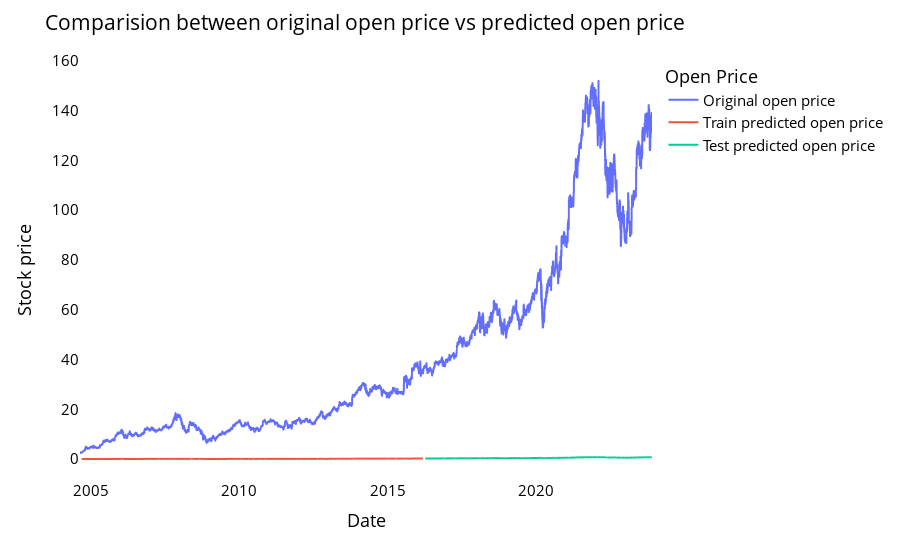

The cell this chart's notebook holds for it:
### Code cell
plotdf = pd.DataFrame({'Date': pred_open['Date'],
                       'original_open': pred_open['Open'],
                      'train_predicted_open': trainPredictPlot.reshape(1,-1)[0].tolist(),
                      'test_predicted_open': testPredictPlot.reshape(1,-1)[0].tolist()})

fig = xp.line(plotdf,x=plotdf['Date'], y=[plotdf['original_open'],plotdf['train_predicted_open'],
                                          plotdf['test_predicted_open']],
              labels={'value':'Stock price','date': 'Date'})

fig.update_layout(title_text='Comparision between original open price vs predicted open price',
                  plot_bgcolor='white', font_size=15, font_color='black', legend_title_text='Open Price')
fig.for_each_trace(lambda t:  t.update(name = next(names)))

fig.update_xaxes(showgrid=False)
fig.update_yaxes(showgrid=False)
fig.show()

### Figure 1 — Plotly figure (JSON) as saved in the notebook; plotly's stock layout.template omitted (floating-point values rounded to 4 significant figures; data arrays with more than 128 entries replaced by an {"elided": "..."} marker saying what was removed)
{"data": [{"hovertemplate": "variable=original_open<br>Date=%{x}<br>Stock price=%{y}<extra></extra>", "legendgroup": "original_open", "line": {"color": "#636efa", "dash": "solid"}, "marker": {"symbol": "circle"}, "mode": "lines", "name": "Original open price", "showlegend": true, "type": "scattergl", "x": {"elided": "4850 str values"}, "xaxis": "x", "y": {"elided": "4850 float values"}, "yaxis": "y"}, {"hovertemplate": "variable=train_predicted_open<br>Date=%{x}<br>Stock price=%{y}<extra></extra>", "legendgroup": "train_predicted_open", "line": {"color": "#EF553B", "dash": "solid"}, "marker": {"symbol": "circle"}, "mode": "lines", "name": "Train predicted open price", "showlegend": true, "type": "scattergl", "x": {"elided": "4850 str values"}, "xaxis": "x", "y": {"elided": "4850 float values"}, "yaxis": "y"}, {"hovertemplate": "variable=test_predicted_open<br>Date=%{x}<br>Stock price=%{y}<extra></extra>", "legendgroup": "test_predicted_open", "line": {"color": "#00cc96", "dash": "solid"}, "marker": {"symbol": "circle"}, "mode": "lines", "name": "Test predicted open price", "showlegend": true, "type": "scattergl", "x": {"elided": "4850 str values"}, "xaxis": "x", "y": {"elided": "4850 float values"}, "yaxis": "y"}], "layout": {"font": {"color": "black", "size": 15}, "legend": {"title": {"text": "Open Price"}, "tracegroupgap": 0}, "margin": {"t": 60}, "plot_bgcolor": "white", "title": {"text": "Comparision between original open price vs predicted open price"}, "xaxis": {"anchor": "y", "domain": [0, 1], "showgrid": false, "title": {"text": "Date"}}, "yaxis": {"anchor": "x", "domain": [0, 1], "showgrid": false, "title": {"text": "Stock price"}}}}
